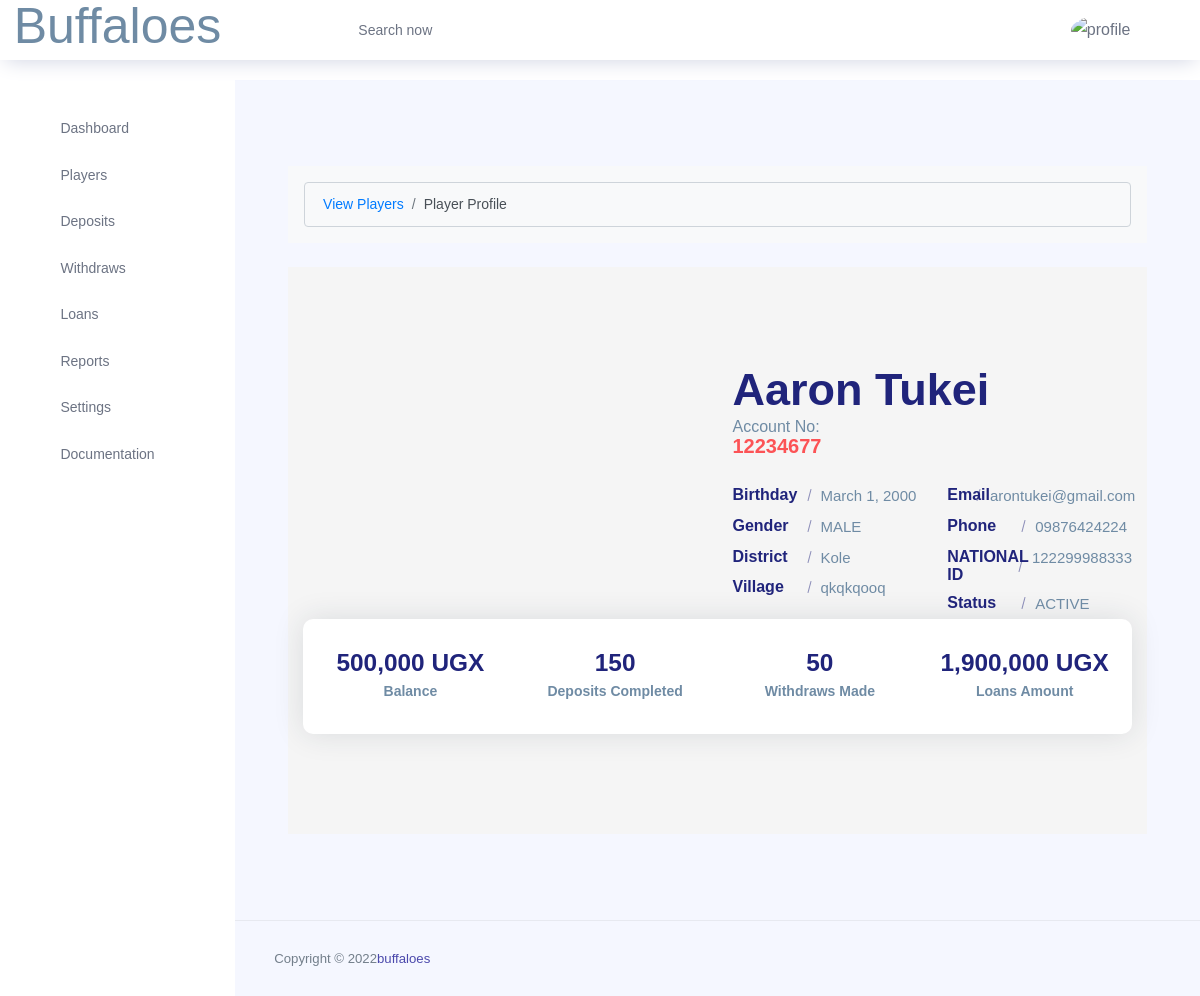
The app's page /member/1/ (signed in) with its own data.
### buffaloes/models.py (models this page shows, shortened)
class Member(models.Model):
	STATUS = (
		('ACTIVE','ACTIVE'),
		('PENDING', 'PENDING'),
		)
	ID_TYPE = (
		('NATIONAL ID', 'NATIONAL ID'),
		('PASSPORT', 'PASSPORT'),
		('DRIVING PERMIT', 'DRIVING PERMIT'),
	    )
	GENDER = (
		('MALE','MALE'),
		('FEMALE', 'FEMALE'),
		)
	DISTRICTS = (
		('Abim','Abim'),
		('Adjumani','Adjumani'),
		('Agago','Agago'),
		('Alebtong','Alebtong'),
		('Amolatar','Amolatar'),
		('Amudat','Amudat'),
		('Amuria','Amuria'),
		('Amuru','Amuru'),
		('Apac','Apac'),
		('Arua','Arua'),
		('Budaka','Budaka'),
		('Bududa','Bududa'),
		('Bugiri','Bugiri'),
		('Bugweri','Bugweri'),
		('Buikwe','Buikwe'),
		('Bukedea','Bukedea'),
		('Bukomansimbi','Bukomansimbi'),
		('Bukwa','Bukwa'),
		('Bulambuli','Bulambuli'),
		('Buliisa','Buliisa'),
		('Bundibugyo','Bundibugyo'),
		('Bunyangabu','Bunyangabu'),
		('Bushenyi','Bushenyi'),
		('Busia','Busia'),
		('Butebo','Butebo'),
		('Buvuma','Buvuma'),
		('Buyende','Buyende'),
		('Dokolo','Dokolo'),
		('Gomba','Gomba'),
		('Gulu','Gulu'),
		('Hoima','Hoima'),
		('Ibanda','Ibanda'),
		('Iganga','Iganga'),
		('Isingiro','Isingiro'),
		('Jinja','Jinja'),
		('Kaabong','Kaabong'),
		('Kabale','Kabale'),
		('Kabarole','Kabarole'),
		('Kaberamaido','Kaberamaido'),
		('Kagadi','Kagadi'),
		('Kakumiro','Kakumiro'),
		('Kalangala','Kalangala'),
		('Kaliro','Kaliro'),
		('Kalungu','Kalungu'),
		('Kampala','Kampala'),
		('Kamuli','Kamuli'),
		('Kamwenge','Kamwenge'),
		('Kanungu','Kanungu'),
		('Kapchorwa','Kapchorwa'),
		('Kapelebyong','Kapelebyong'),
		('Kasanda','Kasanda'),
		('Kasese','Kasese'),
		('Katakwi','Katakwi'),
		('Kayunga','Kayunga'),
		('Kibaale','Kibaale'),
		('Kiboga','Kiboga'),
		('Kibuku','Kibuku'),
		('Kikuube','Kikuube'),
		('Kiruhura','Kiruhura'),
		('Kiryandongo','Kiryandongo'),
		('Kisoro','Kisoro'),
		('Kitgum','Kitgum'),
		('Koboko','Koboko'),
		('Kole','Kole'),
		('Kotido','Kotido'),
		('Kumi','Kumi'),
		('Kwania','Kwania'),
		('Kween','Kween'),
		('Kyankwanzi','Kyankwanzi'),
		('Kyegegwa','Kyegegwa'),
		('Kyenjojo','Kyenjojo'),
		('Kyotera','Kyotera'),
		('Lamwo','Lamwo'),
		('Lira','Lira'),
		('Luuka','Luuka'),
		('Luwero','Luwero'),
		('Lwengo','Lwengo'),
		('Lyantonde','Lyantonde'),
		('Manafwa','Manafwa'),
		('Maracha','Maracha'),
		('Masaka','Masaka'),
		('Masindi','Masindi'),
		('Mayuge','Mayuge'),
		('Mbale','Mbale'),
		('Mbarara','Mbarara'),
		('Mitooma','Mitooma'),
		('Mityana','Mityana'),
		('Moroto','Moroto'),
		('Moyo','Moyo'),
		('Mpigi','Mpigi'),
		('Mubende','Mubende'),
		('Mukono','Mukono'),
		('Nabilatuk','Nabilatuk'),
		('Nakapiripirit','Nakapiripirit'),
		('Nakaseke','Nakaseke'),
		('Nakasongola','Nakasongola'),
		('Namayingo','Namayingo'),
		('Namisindwa','Namisindwa'),
		('Namutumba','Namutumba'),
		('Napak','Napak'),
		('Nebbi','Nebbi'),
		('Ngora','Ngora'),
		('Ntoroko','Ntoroko'),
		('Ntungamo','Ntungamo'),
		('Nwoya','Nwoya'),
		('Omoro','Omoro'),
		('Otuke','Otuke'),
		('Oyam','Oyam'),
		('Pader','Pader'),
		('Pakwach','Pakwach'),
		('Pallisa','Pallisa'),
		('Rakai','Rakai'),
		('Rubanda','Rubanda'),
		('Rubirizi','Rubirizi'),
		('Rukiga','Rukiga'),
		('Rukungiri','Rukungiri'),
		('Sembabule','Sembabule'),
		('Serere','Serere'),
		('Sheema','Sheema'),
		('Sironko','Sironko'),
		('Soroti','Soroti'),
		('Tororo','Tororo'),
		('Wakiso','Wakiso'),
		('Yumbe','Yumbe'),
		('Zombo','Zombo'),
		)
	user = models.ForeignKey(User, on_delete=models.CASCADE, null=True, blank=True)
	firstname = models.CharField(max_length=200, null=True)
	lastname = models.CharField(max_length=200, null=True)
	id_type = models.CharField(max_length=200, null=True, choices=ID_TYPE)
	id_number = models.CharField(max_length=200, null=True)
	gender = models.CharField(max_length=200, null=True, choices=GENDER)
	date_of_birth = models.DateField(auto_now_add=False, null=True)
	district = models.CharField(max_length=200, null=True, choices=DISTRICTS)
	county = models.CharField(max_length=200, null=True)
	subcounty = models.CharField(max_length=200, null=True)
	parish = models.CharField(max_length=200, null=True)
	village = models.CharField(max_length=200, null=True)
	account_number = models.CharField(max_length=200, null=True)
	opening_balance = models.CharField(max_length=200, null=True)
	email = models.CharField(max_length=200, null=True)
	phone = models.CharField(max_length=200, null=True)
	next_of_keen_first_name = models.CharField(max_length=200, null=True)
	next_of_keen_last_name = models.CharField(max_length=200, null=True)
	next_of_keen_phone = models.CharField(max_length=200, null=True)
	next_of_keen_relationship = models.CharField(max_length=200, null=True)
	status = models.CharField(max_length=200, null=True, choices=STATUS)

### buffaloes/views.py (the view)
# urls.py: path('member/<int:pk>/', MemberDetails.as_view(), name='member'),
class MemberDetails(LoginRequiredMixin, DetailView):
    model = Loan
    model = Member
    context_object_name = 'member'
    template_name = 'buffaloes/memberDetails.html'

### buffaloes/templates/buffaloes/memberDetails.html (shortened to what this page needs)
{% extends 'buffaloes/main.html' %}
{% load crispy_forms_tags %}
{% load static %}
{% block content %}
{% include 'buffaloes/header.html' %}
<div class="main-panel">
    <div class="content-wrapper">
        <div class="container py-5">
            <div class="row">
                <div class="col">
                    <nav aria-label="breadcrumb" class="bg-light rounded-3 p-3 mb-4">
                        <ol class="breadcrumb mb-0">
                            <li class="breadcrumb-item"><a href="{% url 'view-members' %}">View Players</a></li>
                            <li class="breadcrumb-item active" aria-current="page">Player Profile</li>
                        </ol>
                    </nav>
                </div>
            </div>
            <section class="section about-section gray-bg" id="about">
                <div class="container">
                    <div class="row align-items-center flex-row-reverse">
                        <div class="col-lg-6">
                            <div class="about-text go-to">
                                <h3 class="dark-color">{{member.firstname}} {{member.lastname}}</h3>
                                <span>Account No:</span>
                                <h6 class="theme-color lead">{{member.account_number}}</h6>
                                <div class="row about-list">
                                    <div class="col-md-6">
                                        <div class="media">
                                            <label>Birthday</label>
                                            <p>{{member.date_of_birth}}</p>
                                        </div>
                                        <div class="media">
                                            <label>Gender</label>
                                            <p>{{member.gender}}</p>
                                        </div>
                                        <div class="media">
                                            <label>District</label>
                                            <p>{{member.district}}</p>
                                        </div>
                                        <div class="media">
                                            <label>Village</label>
                                            <p>{{member.village}}</p>
                                        </div>
                                    </div>
                                    <div class="col-md-6">
                                        <div class="media">
                                            <label>Email</label>
                                            <p>{{member.email}}</p>
                                        </div>
                                        <div class="media">
                                            <label>Phone</label>
                                            <p>{{member.phone}}</p>
                                        </div>
                                        <div class="media">
                                            <label>{{member.id_type}}</label>
                                            <p>{{member.id_number}}</p>
                                        </div>
                                        <div class="media">
                                            <label>Status</label>
                                            <p>{{member.status}}</p>
                                        </div>
                                    </div>
                                </div>
                            </div>
                        </div>
                        <div class="col-lg-6">
                            <div class="about-avatar">
                            </div>
                        </div>
                    </div>
                    <div class="counter">
                        <div class="row">
                            <div class="col-6 col-lg-3">
                                <div class="count-data text-center">
                                    <h6 class="count h3" data-to="500" data-speed="500">500,000 UGX</h6>
                                    <p class="m-0px font-w-600">Balance</p>
                                </div>
                            </div>
                            <div class="col-6 col-lg-3">
                                <div class="count-data text-center">
                                    <h6 class="count h3" data-to="150" data-speed="150">150
                                    </h6>
                                    <p class="m-0px font-w-600">Deposits Completed</p>
                                </div>
                            </div>
                            <div class="col-6 col-lg-3">
                                <div class="count-data text-center">
                                    <h6 class="count h3" data-to="850" data-speed="850">50</h6>
                                    <p class="m-0px font-w-600">Withdraws Made</p>
                                </div>
                            </div>
                            <div class="col-6 col-lg-3">
                                <div class="count-data text-center">
                                    <h6 class="count h3" data-to="190" data-speed="190">1,900,000 UGX</h6>
                                    <p class="m-0px font-w-600">Loans Amount</p>
                                </div>
                            </div>
                        </div>
                    </div>
                </div>
            </section>
        </div>
    </div>
    <footer class="footer">
        <div class="d-sm-flex justify-content-center justify-content-sm-between">
            <span class="text-muted text-center text-sm-left d-block d-sm-inline-block">Copyright © 2022<a
                    href="https://www.bootstrapdash.com/" target="_blank">buffaloes</a></span>
        </div>
    </footer>
</div>
{% endblock content%}

### records on screen
Member: firstname "Aaron", lastname "Tukei", account_number "12234677", date_of_birth "March 1, 2000", gender "MALE", district "Kole", village "qkqkqooq", email "arontukei@gmail.com", phone "09876424224", id_type "NATIONAL ID", id_number "122299988333", status "ACTIVE"
